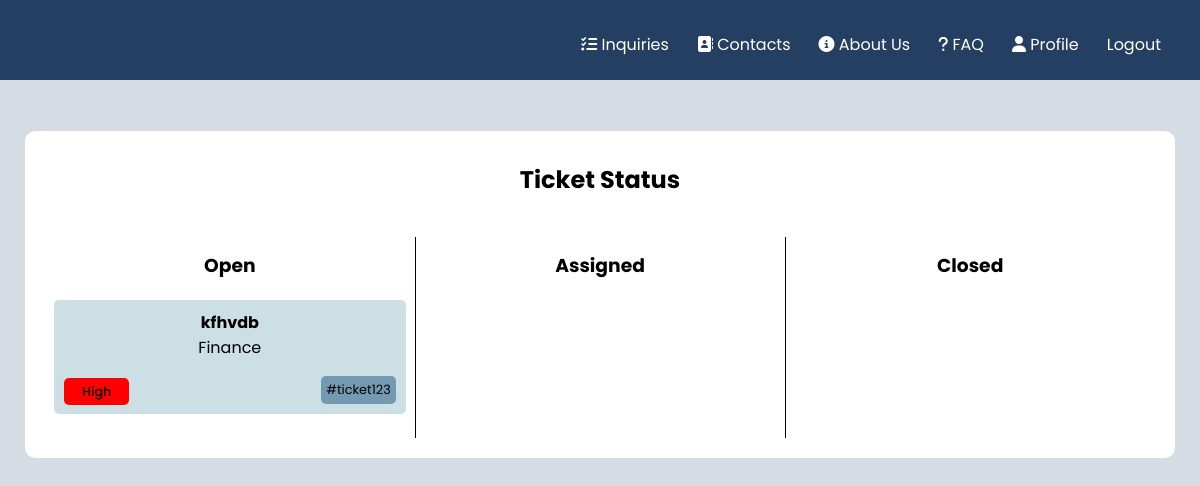
The page /pages/tickets.php (signed in) on the database as committed earlier.
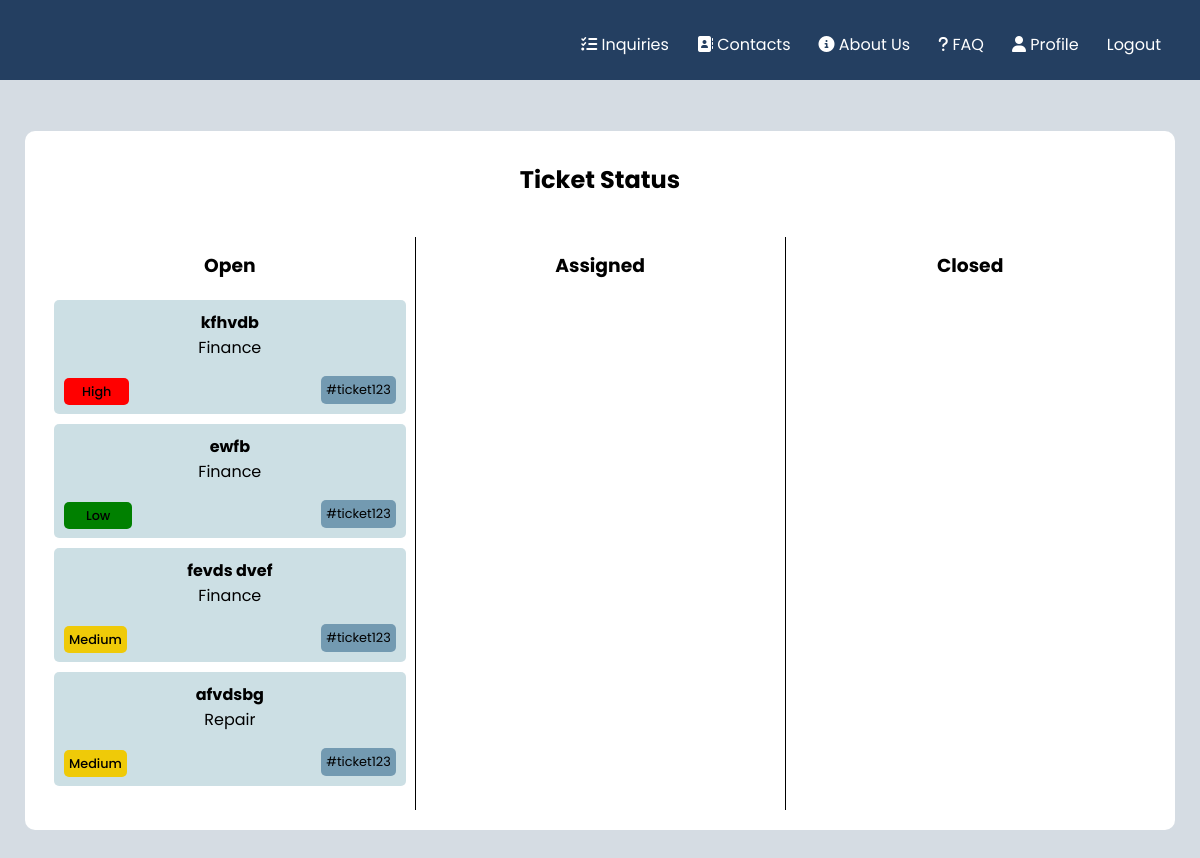
The same page on the database as committed later.
### tables this page shows
CREATE TABLE tickets(

    idTicket integer primary key AUTOINCREMENT,
    title text NOT NULL,
    description text,
    status text references Status(title),
    idAgent text references Agents(idAgent),
    idClient text references Clients(idClient),
    department text references department(title),
    priority text
);

### pages/tickets.php (called while the page is built)
<?php
    require_once(__DIR__ . '/../database/connection.db.php');
    include '../database/ticket.class.php';
    include '../database/user.class.php';
    include '../utils/session.php';
    include '../templates/tickets.tpl.php';
    $session = new Session();
    $db = getDatabaseConnection();
    $user = User::getUserWithId($db, $session->getID());
    $assigned = $user->getTickets($db, "Assigned");
    $closed = $user->getTickets($db, "Closed");
    $opened = $user->getTickets($db, "Opened");
    drawTicketsHeader($session);
    drawTickets($opened, $assigned, $closed);
?>

### utils/session.php (called while the page is built, shortened)
<?php
class Session{
      public function isLoggedIn() : bool {
        return isset($_SESSION['id']);
      }
      public function getID() : ?int {
        return isset($_SESSION['id']) ? $_SESSION['id'] : null;
      }
}
?>

### database/ticket.class.php (called while the page is built, shortened)
<?php
     class Ticket{
        public string $title;
        public string $priority;
        public string $department;
        public function __construct(int $idTicket, string $title, string $status,
          string $description, string $department, string $priority = "Low"){
            $this->title = $title;
            $this->department = $department;
            $this->priority = $priority;
        }
        public function getTitle(){
            return $this->title;
        }
        public function getPriority(){
            return $this->priority;
        }
        public function getDepartment(){
            return $this->department;
        }
     }
?>

### database/user.class.php (called while the page is built, shortened)
<?php
     class User{
        public int $id;
        public function __construct(int $id, string $email, string $name, string $username){
            $this->id = $id;
        }
        public function getTickets(PDO $db, string $status): array{
            $stmt = $db->prepare('SELECT idTicket, title, status, description, department, priority FROM tickets WHERE idClient = ? AND status = ?');
            $stmt->execute([$this->id, $status]);
            $ticketRows = $stmt->fetchAll(PDO::FETCH_ASSOC);
            $tickets = [];
            foreach ($ticketRows as $row) {
                $ticket = new Ticket(
                    $row['idTicket'],
                    $row['title'],
                    $row['description'],
                    $row['status'],
                    $row['department'],
                    $row['priority']
                );
                array_push($tickets, $ticket);
            }
            return $tickets;
        }
        static function getUserWithID(PDO $db, int $id) : ?User {
            $stmt = $db->prepare('
                SELECT u.idUser, u.email, u.name, u.username
                FROM users u JOIN admins a ON u.idUser = a.idAdmin
                WHERE u.idUser = ?');
            $stmt->execute(array($id));
            $row = $stmt->fetch(PDO::FETCH_ASSOC);
            $stmt = $db->prepare('
                SELECT u.idUser, u.email, u.name, u.username
                FROM users u JOIN agents a ON u.idUser = a.idAgent
                WHERE u.idUser = ?');
            $stmt->execute(array($id));;
            $row = $stmt->fetch(PDO::FETCH_ASSOC);
            if ($row !== false) {
                return new Agent($row['idUser'], $row['email'], $row['name'], $row['username']);
            }
            return null;
            }
     }
?>

### templates/tickets.tpl.php (the view, shortened to what this page needs)
<?php function drawTicketsHeader($session) { ?>
    <!DOCTYPE html>
    <html lang = "en-Us">
    <head>
        <link href="../css/navLogin_style.css" rel="stylesheet">
        <link href="../css/tickets_style.css" rel="stylesheet">
        <link href="../css/newTicket.css" rel="stylesheet">
        <link href="../css/tickets_all.css" rel="stylesheet">
    </head>
    <body>
        <nav>
        <ul class = "navigation">
                <li class = "nav_elem"><a href = "inquiries.html"><i class="fa-solid fa-list-check"></i> Inquiries</a></li>
                <li class = "nav_elem"><a href = "../pages/contacts.php"><i class="fa-solid fa-address-book"></i> Contacts</a></li>
                <li class = "nav_elem"><a href = "../pages/about_us.php"><i class="fas fa-circle-info"></i> About Us</a></li>
                <li class = "nav_elem"><a href = "../pages/faq.php"><i class="fa-solid fa-question"></i> FAQ</a></li>
                <?php
                if (!$session->isLoggedIn()){
                    echo "<li class = \"nav-elem\"><a href=\"../pages/register.php\">Register</a></li>";
                    echo "<li class = \"nav-elem\"><a href=\"../pages/login.php\">Login</a></li>";
                }
                else{
                    echo "<li class = \"nav-elem\"><a href =\"../pages/profile.php\"><i class=\"fa-solid fa-user\"></i> Profile</a></li>";
                    echo "<form action=\"../actions/action_logout.php\" method=\"post\" class=\"logout\"><a href = \"#\" type=\"submit\" onclick=\"this.parentNode.submit(); return false;\">Logout</a></form>";
                }
                ?>
            </ul>
        </nav>
<?php } ?>
<?php function drawTickets($open, $assigned, $closed) { ?>
    <div class="box">
            <h2>Ticket Status</h2>
            <div class="row">
              <div class="property open">
                <h3>Open</h3>
                <?php
                  foreach($open as $ticket){
                    drawTicket($ticket);
                  }
                ?>
              </div>
              <div class="property assigned">
                <h3>Assigned</h3>
              </div>
              <div class="property closed">
                <h3>Closed</h3>
              </div>
            </div>
        </div>
    </body>
</html>
<?php } ?>
<?php function drawTicket($ticket) { ?>
    <section class="ticket">
        <a href="profile.html" class="ticket-title" onclick="openPopup(event)"><?php echo $ticket->getTitle() ?></a>
        <p class="ticket-department"><?php echo $ticket->getDepartment() ?></p>
        <div class="ticket-container">
        <div class="ticket-priority">
         <?php
            $priority = $ticket->getPriority();
            if ($priority === 'High') {
                      echo '<span class="high">' . $priority . '</span>';
                  } elseif ($priority === 'Medium') {
                      echo '<span class="medium">' . $priority . '</span>';
                  } elseif ($priority === 'Low') {
                      echo '<span class="low">' . $priority . '</span>';
                  }
          ?>
        </div>
        <div class="ticket-hashtag">
            <span>#ticket123</span>
        </div>
        </div>
        </section>
<?php } ?>

### css/navLogin_style.css (style rules this page uses)
.navigation { position: absolute; top: 16px; right: 25px; display: flex; }
nav a { text-decoration: none; color: white; padding: 14px; }
li { list-style: none; }
nav { background-color: #243f61; background-size: cover; background-position: center; padding: 40px 0px; text-align: center; font-family: 'Poppins'; margin: -8px; position: relative; }

### css/tickets_style.css (style rules this page uses)
body { font-family: 'Poppins'; background-color: #D5DCE3; }
.box { width: 100%; max-width: 1150px; margin: 5% auto; background-color: white; border-radius: 10px; display: flex; flex-direction: column; }
h2 { text-align: center; margin-top: 31px; margin-bottom: 20px; }
.row { display: flex; flex-wrap: wrap; align-items: flex-start; padding: 20px; box-sizing: border-box; }
.property { flex-basis: 0; flex-grow: 1; text-align: center; padding: 14px 9px; }
.property h3 { margin-top: 0; margin-bottom: 20px; }
.ticket { background-color: rgba(3,94,123,0.2); padding: 10px; border-radius: 5px; margin-bottom: 10px; }
.ticket-title { margin-top: 0; margin-bottom: 5px; font-weight: bold; text-decoration: none; color: black; }
.ticket-department { margin-top: 0; margin-bottom: 0; }
.ticket-container { display: flex; flex-direction: row; justify-content: space-between; align-items: center; }
.ticket-priority { font-weight: 500; margin-right: 10px; }
.high { background-color: red; padding: 5px 18px; border-radius: 5px; font-size: 0.8em; }
.medium { background-color: #EFCA08; padding: 5px; border-radius: 5px; font-size: 0.8em; }
.low { background-color: green; padding: 5px 22px; border-radius: 5px; font-size: 0.8em; }
.ticket-hashtag { background-color: #739AB1; padding: 5px; border-radius: 5px; font-size: 0.8em; }

### css/tickets_all.css (style rules this page uses)
body { font-family: 'Poppins'; background-color: #D5DCE3 }

Rows that differ between the two databases and show on the page:
added tickets: title "ewfb", department "Finance", priority "Low"
added tickets: title "fevds dvef", department "Finance", priority "Medium"
added tickets: title "afvdsbg", department "Repair", priority "Medium"
